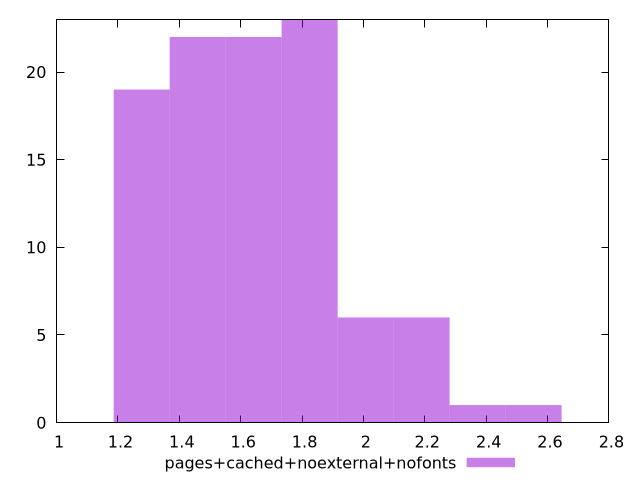

This figure's gnuplot source:
$_pagesCachedNoexternalNofonts <<EOF
1.6422021090248895 22
1.2772683070193585 19
1.824669010027655 23
1.459735208022124 22
2.189602812033186 6
2.3720697130359514 1
2.554536614038717 1
2.0071359110304203 6
EOF
set key outside below
set terminal pngcairo
set output "report_00004_2020-11-02T20-21-41.718Z/server-response-time/pages+cached+noexternal+nofonts//raw_hist.png"
set yrange [0:23]
set boxwidth 0.1824669010027655
set style fill transparent solid 0.5 noborder
plot $_pagesCachedNoexternalNofonts title "pages+cached+noexternal+nofonts" with boxes ,
